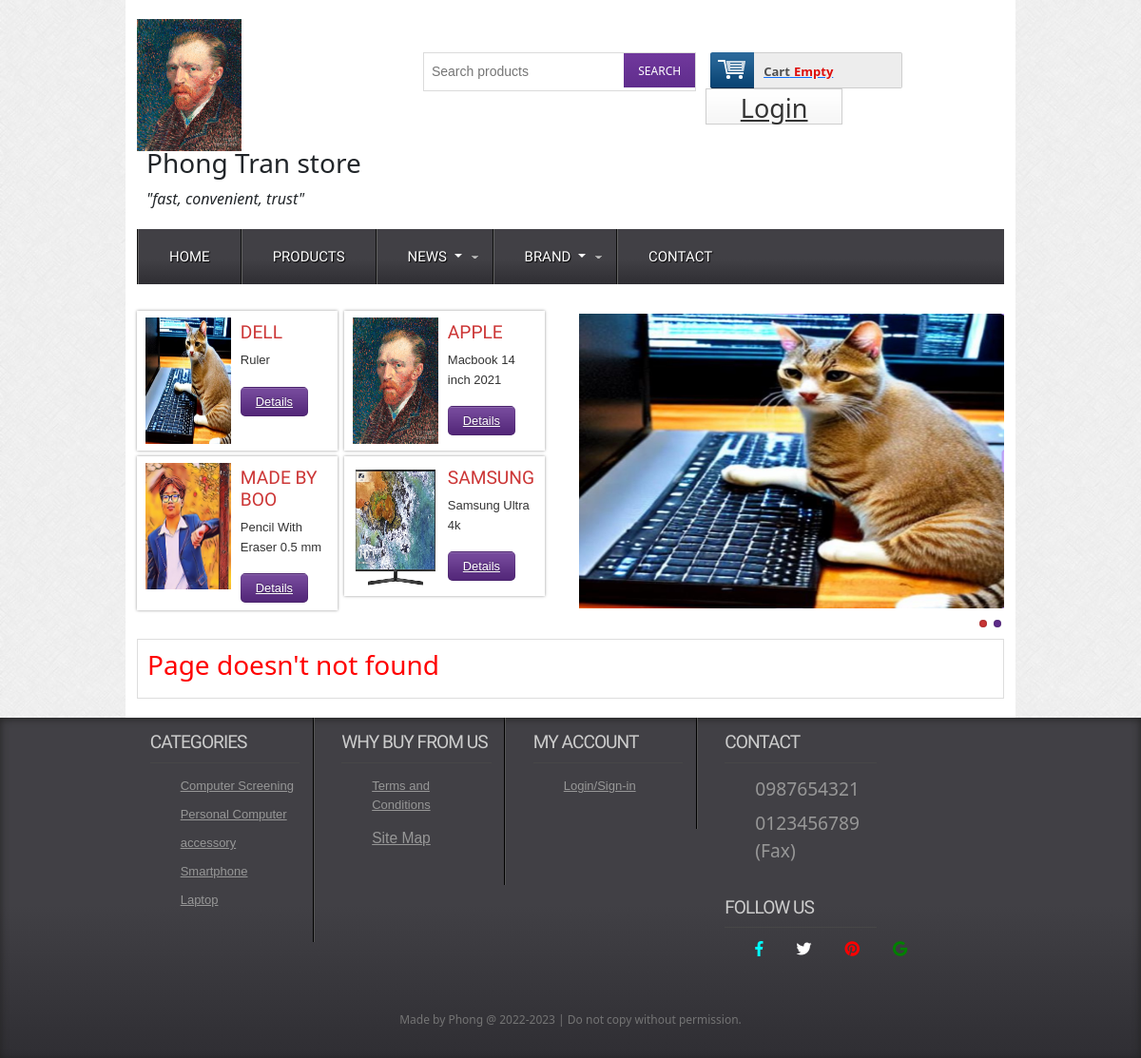
Page /404.php on the committed database.
### tables this page shows
CREATE TABLE IF NOT EXISTS `tbl_config` (
  `config_id` int(11) NOT NULL AUTO_INCREMENT,
  `phone_num` varchar(20) NOT NULL,
  `fax_num` varchar(20) DEFAULT NULL,
  `social_twitter` varchar(70) DEFAULT NULL,
  `social_facebook` varchar(70) DEFAULT NULL,
  `social_mail` varchar(100) DEFAULT NULL,
  `social_pinterest` varchar(70) DEFAULT NULL,
  `title_website` varchar(100) NOT NULL,
  `image_main_web` varchar(255) DEFAULT NULL,
  `slogan_website` varchar(100) DEFAULT NULL,
  `copyright_text` varchar(100) DEFAULT NULL,
  `address` varchar(150) DEFAULT NULL,
  PRIMARY KEY (`config_id`)
);

CREATE TABLE IF NOT EXISTS `tbl_product` (
  `productId` int(11) UNSIGNED NOT NULL AUTO_INCREMENT,
  `productName` varchar(255) NOT NULL,
  `catId` int(11) UNSIGNED NOT NULL,
  `brandId` int(11) UNSIGNED NOT NULL,
  `productDesc` text NOT NULL,
  `type` int(11) NOT NULL,
  `price` varchar(255) NOT NULL,
  `image` varchar(255) NOT NULL,
  PRIMARY KEY (`productId`),
  KEY `catId` (`catId`,`brandId`),
  KEY `brandId` (`brandId`)
);

CREATE TABLE IF NOT EXISTS `tbl_slider` (
  `id` int(11) NOT NULL AUTO_INCREMENT,
  `slider_name` varchar(255) NOT NULL,
  `slider_image` varchar(255) NOT NULL,
  `type` int(11) NOT NULL,
  PRIMARY KEY (`id`)
);

CREATE TABLE IF NOT EXISTS `tbl_category` (
  `catId` int(11) UNSIGNED NOT NULL AUTO_INCREMENT,
  `catName` varchar(255) NOT NULL,
  PRIMARY KEY (`catId`),
  UNIQUE KEY `catName` (`catName`)
);

CREATE TABLE IF NOT EXISTS `tbl_page` (
  `page_id` int(11) NOT NULL AUTO_INCREMENT,
  `page_title` varchar(70) NOT NULL,
  `page_content` text NOT NULL,
  `status` int(11) NOT NULL,
  `slug` varchar(255) NOT NULL,
  PRIMARY KEY (`page_id`)
);

### lib/database.php (called while the page is built, shortened)
<?php
$filepath = realpath(dirname(__FILE__));
include ($filepath.'/../config/config.php');
?>
<?php
Class Database{
   public $host   = DB_HOST;
   public $user   = DB_USER;
   public $pass   = DB_PASS;
   public $dbname = DB_NAME;
   public $link;
private function connectDB(){
   $this->link = new mysqli($this->host, $this->user, $this->pass,
    $this->dbname);
 }
public function select($query){
  $result = $this->link->query($query) or
   die($this->link->error.__LINE__);
  if($result->num_rows > 0){
    return $result;
  } else {
    return false;
  }
 }
}

### classes/config.php (called while the page is built, shortened)
<?php
$filepath = realpath(dirname(__FILE__));
include_once($filepath . '/../lib/database.php');
?>
<?php
class configclass
{
    private $db;
    public function __construct()
    {
        $this->db = new Database();
    }
    public function show_config()
    {
        $query = "SELECT * FROM tbl_config";
        $result = $this->db->select($query);
        return $result;
    }
}
?>

### classes/cart.php (called while the page is built, shortened)
<?php
$filepath = realpath(dirname(__FILE__));
include_once($filepath . '/../lib/database.php');
?>
<?php
class cart
{
    private $db;
    public function __construct()
    {
        $this->db = new Database();
    }
    public function check_cart(){
        $sId = session_id();
        $query = "SELECT * FROM tbl_cart WHERE sId = '$sId'";
        $result = $this->db->select($query);
        return $result;
    }
}
?>

### lib/session.php (called while the page is built, shortened)
<?php
class Session{
 public static function get($key){
    if (isset($_SESSION[$key])) {
     return $_SESSION[$key];
    } else {
     return false;
    }
 }
}
?>

### classes/product.php (called while the page is built, shortened)
<?php
$filepath = realpath(dirname(__FILE__));
include_once($filepath . '/../lib/database.php');
?>
<?php
class product
{
    private $db;
    public function __construct()
    {
        $this->db = new Database();
    }
    public function show_slider(){
        $query = "SELECT * FROM tbl_slider where type='1' order by id desc";
        $result = $this->db->select($query);
        return $result;
    }
    public function getLatestDell()
    {
        $query = "SELECT * FROM tbl_product where brandId = '1' order by productId desc LIMIT 1";
        $result = $this->db->select($query);
        return $result;
    }
    public function getLatestApple()
    {
        $query = "SELECT * FROM tbl_product where brandId = '6' order by productId desc LIMIT 1";
        $result = $this->db->select($query);
        return $result;
    }
    public function getLatestSamsung()
    {
        $query = "SELECT * FROM tbl_product where brandId = '2' order by productId desc LIMIT 1";
        $result = $this->db->select($query);
        return $result;
    }
    public function getLatestMadebyBoo()
    {
        $query = "SELECT * FROM tbl_product where brandId = '3' order by productId desc LIMIT 1";
        $result = $this->db->select($query);
        return $result;
    }
}
?>

### classes/post.php (called while the page is built, shortened)
<?php
$filepath = realpath(dirname(__FILE__));
include_once($filepath . '/../lib/database.php');
?>
<?php
class post
{
    private $db;
    public function __construct()
    {
        $this->db = new Database();
    }
    public function show_category_post()
    {
        $query = "SELECT * FROM tbl_category_post order by id_cate_post desc";
        $result = $this->db->select($query);
        return $result;
    }
}
?>

### classes/category.php (called while the page is built, shortened)
<?php
$filepath = realpath(dirname(__FILE__));
include_once ($filepath.'/../lib/database.php');
?>
<?php
class category
{
    private $db;
    public function __construct()
    {
        $this->db = new Database();
    }
    public function show_category_frontEnd(){
        $query = "SELECT * FROM tbl_category order by catId desc";
        $result = $this->db->select($query);
        return $result;
    }
}
?>

### classes/page.php (called while the page is built, shortened)
<?php
$filepath = realpath(dirname(__FILE__));
include_once($filepath . '/../lib/database.php');
?>
<?php
class page
{
    private $db;
    public function __construct()
    {
        $this->db = new Database();
    }
    public function show_page()
    {
        $query = "SELECT *
         FROM tbl_page
         order by page_id desc";
        $result = $this->db->select($query);
        return $result;
    }
}
?>

### inc/slider.php (the view, shortened to what this page needs)
<div class="header_bottom">
	<div class="header_bottom_left">
		<div class="section group">
			<?php
			$getLatestDell = $product->getLatestDell();
			if ($getLatestDell) {
				while ($resultDell = $getLatestDell->fetch_assoc()) {
			?>
					<div class="listview_1_of_2 images_1_of_2">
						<div class="listimg listimg_2_of_1">
							<a href="details.php"> <img src="admin/uploads/<?= $resultDell['image'] ?>" alt="" /></a>
						</div>
						<div class="text list_2_of_1">
							<h2>Dell</h2>
							<p><?= $resultDell['productName'] ?></p>
							<div class="button"><span><a href="details.php?proId=<?= $resultDell['productId']?>">Details</a></span></div>
						</div>
					</div>
			<?php
				}
			}
			?>
			<?php
			$getLatestApple = $product->getLatestApple();
			if ($getLatestApple) {
				while ($resultApple = $getLatestApple->fetch_assoc()) {
			?>
					<div class="listview_1_of_2 images_1_of_2">
						<div class="listimg listimg_2_of_1">
							<a href="details.php"><img src="admin/uploads/<?= $resultApple['image'] ?>" alt="" /></a>
						</div>
						<div class="text list_2_of_1">
							<h2>Apple</h2>
							<p><?= $resultApple['productName'] ?></p>
							<div class="button"><span><a href="details.php?proId=<?= $resultApple['productId']?>">Details</a></span></div>
						</div>
					</div>
			<?php
				}
			}
			?>
		</div>
		<div class="section group">
			<div class="listview_1_of_2 images_1_of_2">
				<?php
				$getLatestMadebyBoo = $product->getLatestMadebyBoo();
				if ($getLatestMadebyBoo) {
					while ($resultmadebyBoo = $getLatestMadebyBoo->fetch_assoc()) {
				?>
						<div class="listimg listimg_2_of_1">
							<a href="details.php"> <img src="admin/uploads/<?= $resultmadebyBoo['image'] ?>" alt="" /></a>
						</div>
						<div class="text list_2_of_1">
							<h2>Made By Boo</h2>
							<p><?= $resultmadebyBoo['productName'] ?></p>
							<div class="button"><span><a href="details.php?proId=<?= $resultmadebyBoo['productId']?>">Details</a></span></div>
						</div>
			</div>
	<?php
					}
				}
	?>
	<div class="listview_1_of_2 images_1_of_2">
		<?php
		$getLatestSamsung = $product->getLatestSamsung();
		if ($getLatestSamsung) {
			while ($resultSamsung = $getLatestSamsung->fetch_assoc()) {
		?>
				<div class="listimg listimg_2_of_1">
					<a href="details.php"><img src="admin/uploads/<?= $resultSamsung['image'] ?>" alt="" /></a>
				</div>
				<div class="text list_2_of_1">
					<h2>Samsung</h2>
					<p><?= $resultSamsung['productName'] ?></p>
					<div class="button"><span><a href="details.php?proId=<?= $resultSamsung['productId']?>">Details</a></span></div>
				</div>
	</div>
<?php
			}
		}
?>
		</div>
	</div>
	<div class="header_bottom_right_images">
		<section class="slider">
			<div class="flexslider">
				<ul class="slides">
					<?php
						$get_slider = $product->show_slider();
						if($get_slider){
							while($result = $get_slider->fetch_assoc()){
					?>
					<li><img height="120px" width="500px" src="admin/uploads/<?=$result['slider_image']?>" alt="<?=$result['slider_name']?>" /></li>
					<?php
							}
						}
					?>
				</ul>
			</div>
		</section>
	</div>
</div>

### inc/header.php (shortened to what this page needs)
<?php
include './lib/session.php';
?>
<?php
include_once './lib/database.php';
include_once './classes/config.php';
$fm = new Format();
$ct = new cart();
$cat = new category();
$product = new product();
$post = new post();
$cg = new configclass();
$pg = new page();
?>
<!DOCTYPE HTML>
<head>
	<link href="css/style.css" rel="stylesheet" type="text/css" media="all" />
	<link href="css/menu.css" rel="stylesheet" type="text/css" media="all" />
	<link href="https://cdn.jsdelivr.net/npm/bootstrap@5.2.3/dist/css/bootstrap.min.css" rel="stylesheet">
	<link rel="stylesheet" href="https://use.fontawesome.com/releases/v5.6.3/css/all.css">
</head>
<body>
	<div class="wrap">
		<div class="header_top">
			<?php
			$cglist = $cg->show_config();
			if ($cglist) {
				while ($result = $cglist->fetch_assoc()) {
			?>
					<div class="logo">
						<a class="imgclick" href="index.php"><img src="admin/uploads/<?= $result['image_main_web'] ?>" alt="" /></a>
						<div class="titleaslogan">
							<h3><?= $result['title_website'] ?></h3>
							<div style="font-style: italic;">"<?= $result['slogan_website'] ?>"</div>
						</div>
					</div>
			<?php
				}
			}
			?>
			<div class="header_top_right">
				<div class="search_box">
					<form action="search.php" method="post">
						<input type="text" placeholder="Search products" name="tagProduct" required>
						<input type="submit" name="search_product" value="SEARCH">
					</form>
				</div>
				<div class="shopping_cart">
					<div class="cart">
						<a href="#" title="View my shopping cart" rel="nofollow">
							<span class="cart_title">Cart</span>
							<span class="no_product">
								<?php
								$check_cart = $ct->check_cart();
								if ($check_cart) {
									$sum = Session::get("sum");
									$qty = Session::get('qty');
									echo "$. " . $fm->format_currency($sum) . "($qty)";
								} else {
									echo "Empty";
								}
								?>
							</span>
						</a>
					</div>
				</div>
				<div class="login">
					<?php
					$login_check = Session::get('customer_login');
					if ($login_check == false) {
					?>
						<a href="login.php">Login</a>
				</div> <?php
					} else {
						$check_id = Session::get('customer_id');
						?>
				<a href="?customerid=<?= $check_id ?>">Logout</a>
			</div>
		<?php
					}
		?>
		</div>
	</div>
	<div class="menu">
		<ul id="dc_mega-menu-orange" class="dc_mm-orange">
			<li><a href="index.php">Home</a></li>
			<li><a href="products.php">Products</a> </li>
			<li class="dropdown">
				<a class="dropdown-toggle" data-toggle="dropdown" href="#">
					News
					<span class="caret"></span></a>
					<?php
					$pst = $post->show_category_post();
					?>
			</li>
			<li class="dropdown">
				<a class="dropdown-toggle" data-toggle="dropdown" href="#">
					Brand
				</a>
			</li>
			<li><a href="contact.php">Contact</a> </li>
		</ul>
	</div>

### inc/footer.php (shortened to what this page needs)
</div>
<div class="footer">
	<div class="wrapper">
		<div class="section group">
			<div class="col_1_of_4 span_1_of_4">
				<h4>Categories</h4>
				<ul>
					<?php
					$getall_Category = $cat->show_category_frontEnd();
					if ($getall_Category) {
						while ($result_allcate = $getall_Category->fetch_assoc()) {
					?>
							<li><a href="productbycat.php?catId=<?= $result_allcate['catId'] ?>"><?= $result_allcate['catName'] ?></a></li>
					<?php
						}
					}
					?>
				</ul>
			</div>
			<div class="col_1_of_4 span_1_of_4">
				<h4>Why buy from us</h4>
				<ul>
				<?php
				$pagelist = $pg->show_page();
				if ($pagelist) {
					while ($resultPage = $pagelist->fetch_assoc()) {
						if($resultPage['status'] == 1){
				?>
					<li><a href="detail_page.php?page=<?=$resultPage['slug']?>"><?=$resultPage['page_title']?></a></li>
					<?php
						}
					}
				}
				?>
					<li><a href="contact..php"><span>Site Map</span></a></li>
				</ul>
			</div>
			<div class="col_1_of_4 span_1_of_4">
				<h4>My account</h4>
				<ul>
					<?php
					$login_check = Session::get('customer_login');
					if ($login_check == false) {
					?> <li><a href="login.php">Login/Sign-in</a></li>
					<?php
					} else {
						$check_id = Session::get('customer_id');
					?>
						<li><a href="?customerid=<?= $check_id ?>">Logout</a></li>
					<?php
					}
					?>
				</ul>
			</div>
			<div class="col_1_of_4 span_1_of_4">
				<?php
				$cglist = $cg->show_config();
				if ($cglist) {
					while ($result = $cglist->fetch_assoc()) {
				?>
						<h4>Contact</h4>
						<ul>
							<li><span><?= $result['phone_num'] ?></span></li>
							<li><span><?= $result['fax_num'] ?> (Fax)</span></li>
						</ul>
						<div class="social-icons">
							<h4>Follow Us</h4>
							<ul style="display: flex; gap: 35px;">
								<a href="https://www.facebook.com/<?= $result['social_facebook'] ?>" target="_blank">
									<div class="facebook button-big">
										<i style="color:aqua" class="fab fa-facebook-f icon" aria-hidden="true"></i>
									</div>
								</a>
								<a href="https://www.twitter.com/<?= $result['social_twitter'] ?>" target="_blank">
									<div class="twitter button-big">
										<i style="color:white" class="fab fa-twitter"></i>
									</div>
								</a>
								<a href="https://www.pinterest.com/<?= $result['social_pinterest'] ?>" target="_blank">
									<div class="pinterest button-big">
										<i style="color:red" class="fab fa-pinterest"></i>
									</div>
								</a>
								<a href="mailto:<?= $result['social_mail'] ?>" target="_blank">
									<div class="google button-big">
										<i style="color:green" class="fab fa-google"></i>
									</div>
								</a>
							</ul>
						</div>
				<?php
					}
				}
				?>
			</div>
		</div>
		<div class="copy_right">
			<?php
			$cglist = $cg->show_config();
			if ($cglist) {
				while ($result = $cglist->fetch_assoc()) {
			?>
					<p><?= $result['copyright_text'] ?> </p>
			<?php
				}
			}
			?>
		</div>
	</div>
</div>
<link href="css/flexslider.css" rel='stylesheet' type='text/css' />
</body>

### rows in the picture
tbl_config: image_main_web (picture), title_website "Phong Tran store", slogan_website "fast, convenient, trust", phone_num "0987654321", fax_num "0123456789", copyright_text "Made by Phong @ 2022-2023 | Do not copy without permission."
tbl_product: image (picture), productName "Ruler"
tbl_product: image (picture), productName "Macbook 14 inch 2021"
tbl_product: image (picture), productName "Pencil With Eraser 0.5 mm"
tbl_product: image (picture), productName "Samsung Ultra 4k"
tbl_slider: slider_image (picture)
tbl_category: catName "Computer Screening"
tbl_category: catName "Personal Computer"
tbl_category: catName "accessory"
tbl_category: catName "Smartphone"
tbl_category: catName "Laptop"
tbl_page: page_title "Terms and Conditions"
